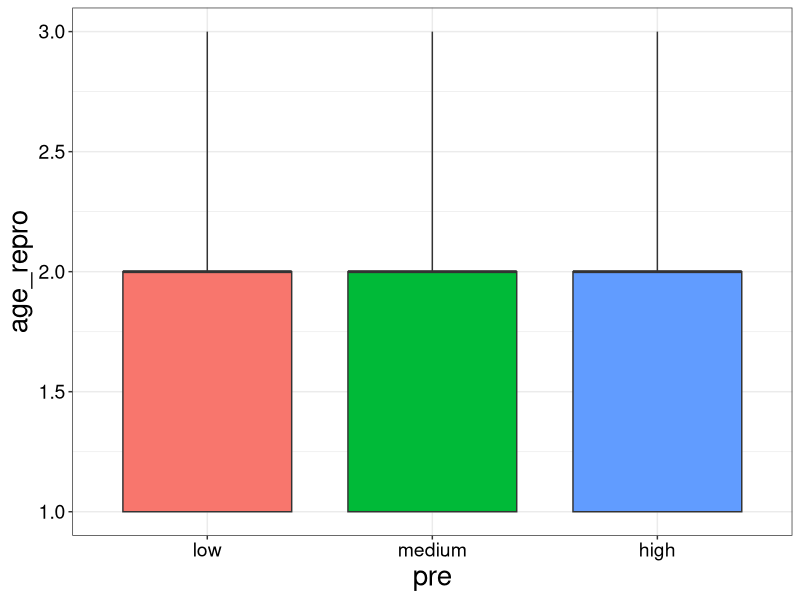

Write R code to recreate this figure. (Note: this script raises an error after producing the figure.)
# host attributes analysis
# exploring the attributes of hosts characterized by different core/non-core microbes

library(tidyverse)
library(magrittr)
library(ggplot2)

rm(list=ls())


# reading microbiome data
data_asv <- read_csv("data/data_processed/microbiome/data_asv_rra0.01_th1000.csv") %>% 
  filter(host_species == "Rattus rattus" & grid!="village")

# calculating ASV degree for each village
asv_degree <- data_asv %>% 
  count(village, asv_ID)  

# calculating the median ASV degree for each host
host_median_degree <- data_asv %>% 
  left_join(asv_degree, by=c("village","asv_ID")) %>% 
  group_by(host_ID) %>% 
  summarise(median_degree = median(n), mean_degree = mean(n))

# adding host attributes
host_attr <- read_csv("data/data_processed/small_mammals/small_mammals_attributes.csv")

host_final_data <- host_median_degree %>% 
  left_join(host_attr, by="host_ID") %>% 
  mutate(pre = ifelse(median_degree<5,"low", ifelse(median_degree>27,"high", "medium"))) %>% 
  mutate(pre = factor(pre, levels = c("low","medium","high")))
  # mutate(sex2 = ifelse(sex=="male",1,0)) %>% 
  # mutate(age = ifelse(age_repro==1,1,0))

# exploring the distribution
a=quantile(host_final_data$median_degree, c(0.1,0.5,0.9))

# difference between groups
host_final_data %>% 
ggplot(aes(x=pre, y=age_repro, fill=pre)) + 
  geom_boxplot() + 
  theme_bw() +
  theme(axis.text = element_text(size = 14, color = 'black'), title = element_text(size = 20), legend.position = "none")

# logistic regression
sex_reg <- glmer(age ~ median_degree + (1|village) + (1|grid), data = host_final_data, family = "binomial")
summary(sex_reg)
